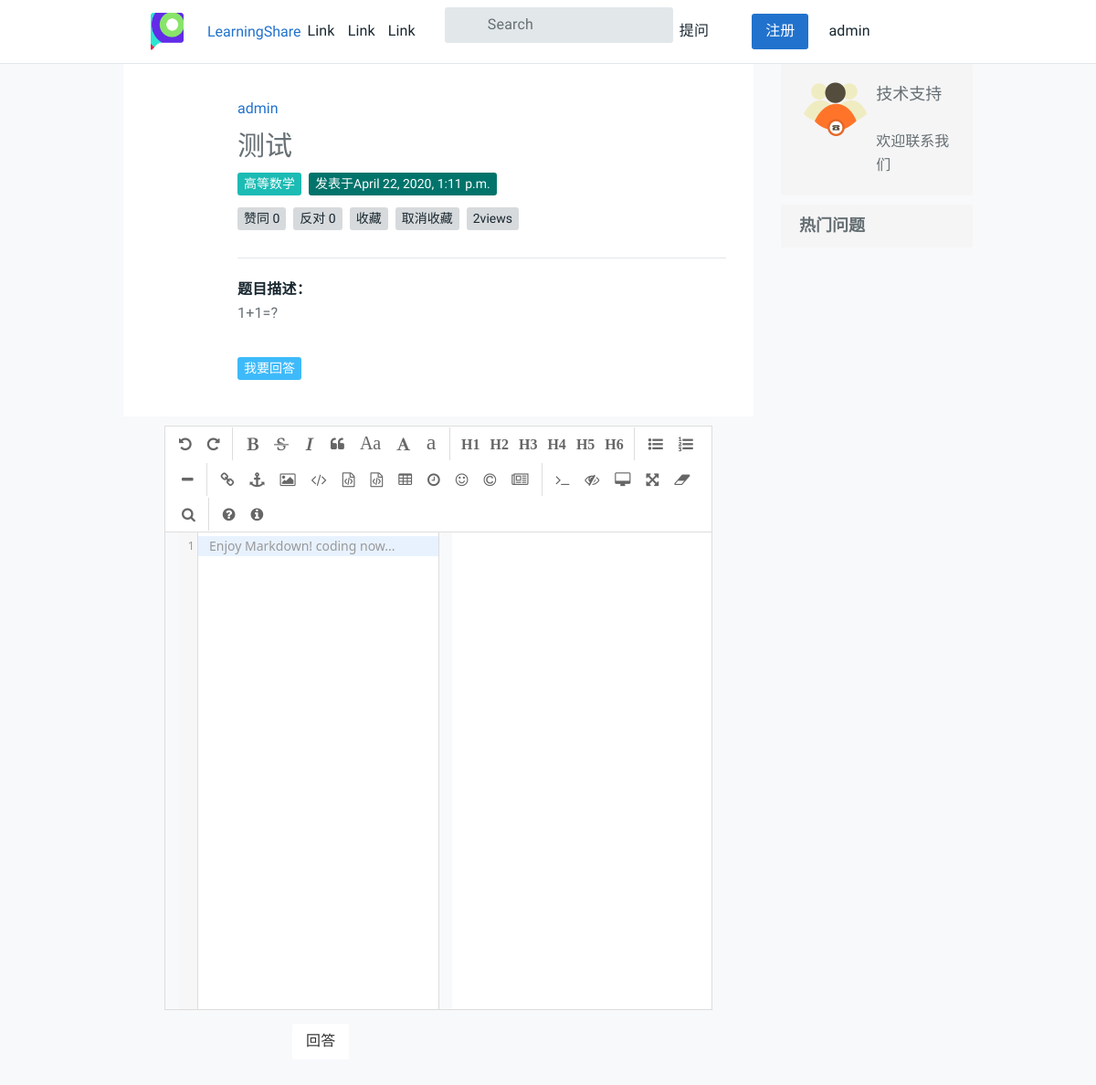
Before: /answer/answer/1/ (signed in) with the older database file.
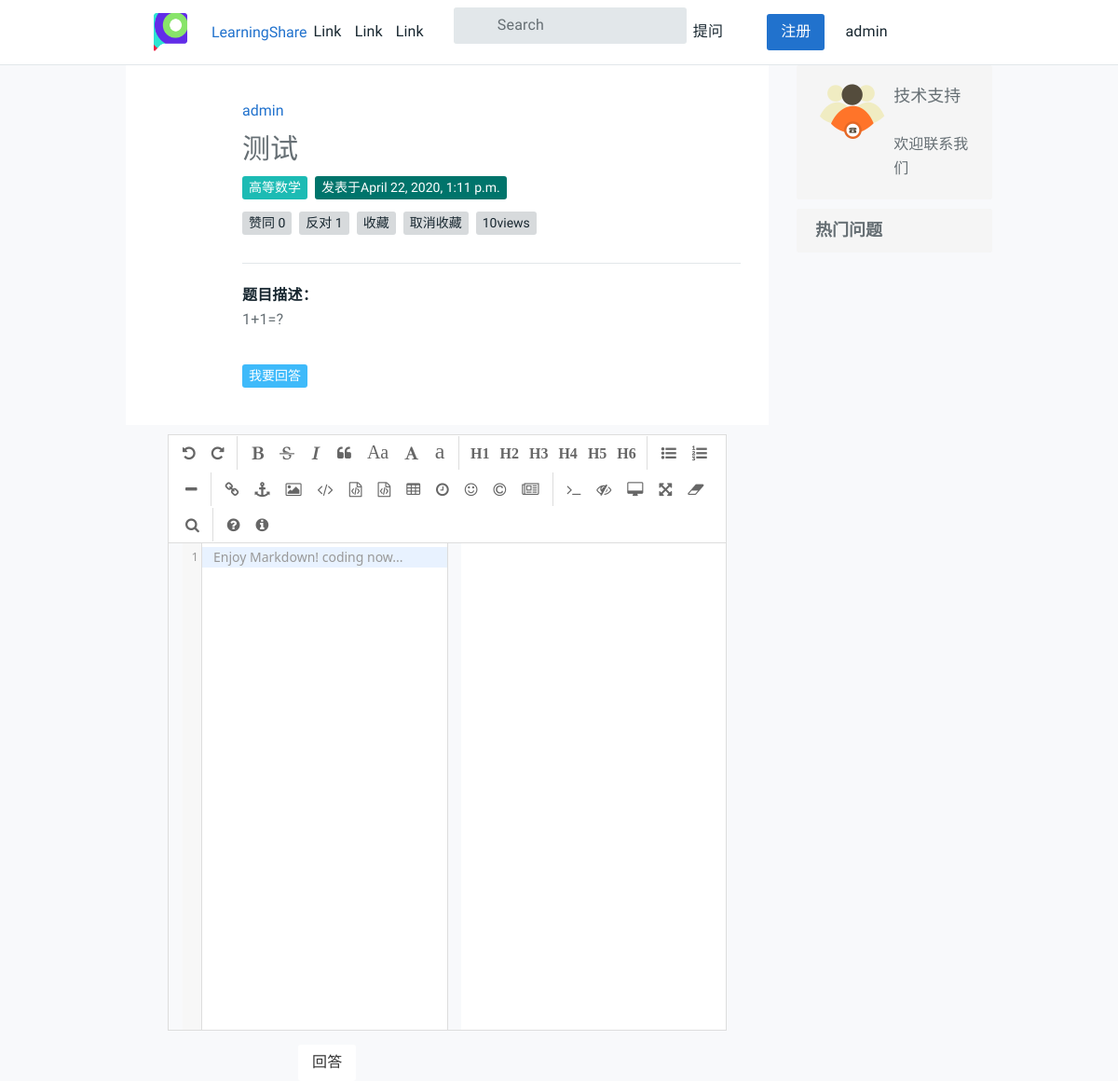
After: the same page with the newer database file.
### QuestionApp/models.py (models this page shows, shortened)
class Question(models.Model):
    user = models.ForeignKey(User, verbose_name='提问者', related_name='questions',on_delete=models.CASCADE)
    questionTitle = models.CharField('问题标题', max_length=40, unique=True,blank=False)
    questionCategory = models.ForeignKey('CategoryApp.Category', verbose_name='板块名称', on_delete=models.CASCADE)
    questionDescription = models.TextField('详细描述')
    created=models.DateTimeField(default=timezone.now,verbose_name='发布日期')
    publishDate = models.DateTimeField(auto_now=True, verbose_name='更新日期')
    goodNum = models.IntegerField(default=0,verbose_name='赞数')
    badNum = models.IntegerField(default=0, verbose_name='反对数')
    grade = models.IntegerField(default=0, verbose_name='综合质量')
    collect = models.ManyToManyField(User, related_name='collect_question', verbose_name='收藏',blank=True)
    users_like = models.ManyToManyField(User, related_name="questions_like", blank=True)
    users_unlike = models.ManyToManyField(User, related_name="questions_unlike", blank=True)
    views = models.IntegerField(default=0, verbose_name="阅读次数")

### CategoryApp/models.py (models this page shows)
class Category(models.Model):
    name = models.CharField(max_length=20, unique=True, verbose_name='分组名称')
    number = models.IntegerField(unique=True, verbose_name='分组序号')
    def __str__(self):
        return self.name

### AnswerApp/views.py (the view, shortened to what this page needs)
# urls.py: path('answer/<int:question_id>/', views.answer, name='answer_question'),
@login_required(login_url='/account/login/')
def answer(request, question_id):
    user = User.objects.get(id=request.user.id)
    print(user.collect_answer.all())
    question = get_object_or_404(Question, id=question_id)
    if request.method == 'GET':
        answer_form = AnswerForm()
        return render(request, "question/answer.html",
                      {'answer_form': answer_form, 'question': question})

### AnswerApp/forms.py
class AnswerForm(forms.Form):
    class Meta:
        model = AnswerModel
        fields = ("question", "answer_text")

### AnswerApp/models.py (called while the page is built)
    def __str__(self):
        return self.answer_text

### templates/question/answer.html (shortened to what this page needs)
{% extends "question/content.html" %}
{% load static %}
{% block answer %}
<link rel="stylesheet" href="{% static 'editor/css/style.css' %}">
<link rel="stylesheet" href="{% static 'editor/css/editormd.css' %}">
<form class="form-horizontal" action="." method="post">{% csrf_token %}
    <div class="row" style="margin-top: 10px;">
            <div id="editormd" class="col-md-10 text-left">
            </div>
    </div>
    <div class="row">
        <button class="btn btn-default" type="submit" class="btn btn-default" style="margin-left:200px">回答</button>
    </div>
</form>
{% endblock %}

### templates/question/content.html (shortened to what this page needs)
{% extends "index.html" %}
{% load markdown_extras %}
{% load static %}
{% block content %}
<div class="col-sm-9">
    <div class="tt-single-topic-list">
        <div class="tt-item">
            <div class="tt-single-topic">
                <div class="tt-item-header">
                    <div class="tt-item-info info-top">
                        <div class="tt-avater-title">
                            <a href="#">{{ question.user }}</a>
                        </div>
                        <a href="#" class="tt-info-time">
                            <i class="tt-icon"><svg>
                                    <use xlink:href="#icon-time"></use>
                                </svg></i>{{timezone.now}}
                        </a>
                    </div>
                    <h1 class="tt-item-title">
                        <h2>{{ question.questionTitle }}</h2>
                    </h1>
                    <div class="tt-item-tag">
                        <ul class="tt-list-badge">
                            <li><a href="#"><span class="tt-color07 tt-badge">{{ question.questionCategory }}</span></a>
                            </li>
                            <li><a href="#"><span class="tt-color09 tt-badge">发表于{{ question.created }}</span></a>
                            </li>
                        </ul>
                    </div>
                    <div class="tt-item-tag">
                        <ul class="tt-list-badge">
                            <li><a id="like-it" href="{% url 'question:like_question' id=question.id action='like'%}">
                                    <span class="tt-badge">赞同 {{ question.users_like.count }}</span></a></li>
                            <li><a id="unlike-it"
                                    href="{% url 'question:like_question' id=question.id action='unlike'%}">
                                    <span class="tt-badge">反对 {{ question.users_unlike.count }}</span></a></li>
                            <li><a href="{% url 'question:collect_question' id=question.id action='收藏' %}">
                                    <span class="tt-badge">收藏</span></a></li>
                            <li><a href="{% url 'question:cancel_collect_question' id=question.id action='取消收藏' %}">
                                    <span class="tt-badge">取消收藏</span></a></li>
                         <li><a  href="#"><span class="tt-badge"> {{ question.views }}view{{ question.views|pluralize }}
                                    </span></a></li>
                        </ul>
                    </div>
                </div>
                <div class="tt-item-description">
                    <h6 class="tt-title">题目描述：</h6>
                    <p>{{ question.questionDescription }}</p>
                </div>
                <div class="tt-item-info info-bottom">
                    <div class="tt-item-tag">
                        <ul class="tt-list-badge">
                            <li><a href="{% url 'answer:answer_question' question_id=question.id%}">
                                    <span class="tt-color03 tt-badge">我要回答</span></a></li>
                        </ul>
                    </div>
                </div>
            </div>
        </div>
        {% block answer %}{% endblock %}
    </div>
</div>
{% endblock %}

Changed rows visible on the page:
changed Question "测试": users_unlike.count "0" → "1"; views "2" → "10"
